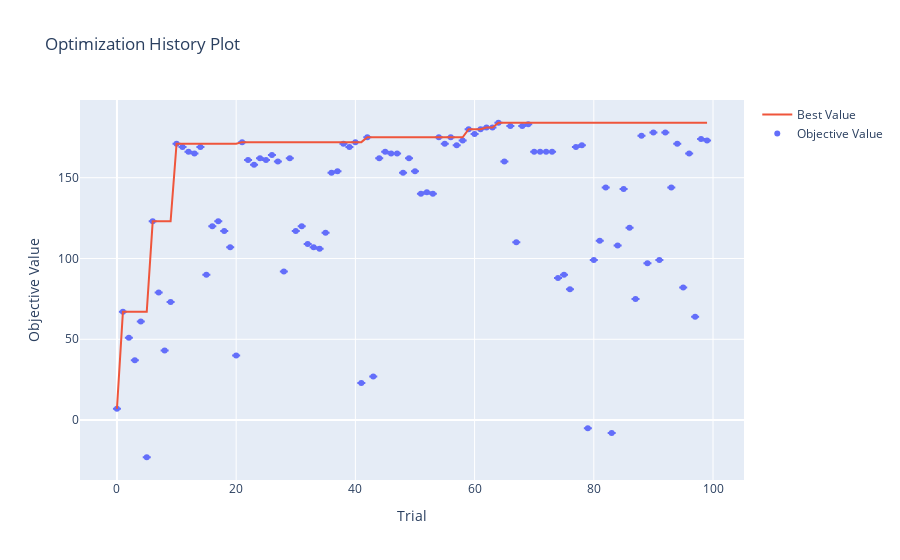

The code cell stored with this chart in its notebook:
### Code cell
# Plotting optimization history (INTERACTIVE)
optimization_history_plot = vis.plot_optimization_history(study, error_bar=True)
optimization_history_plot.show()
